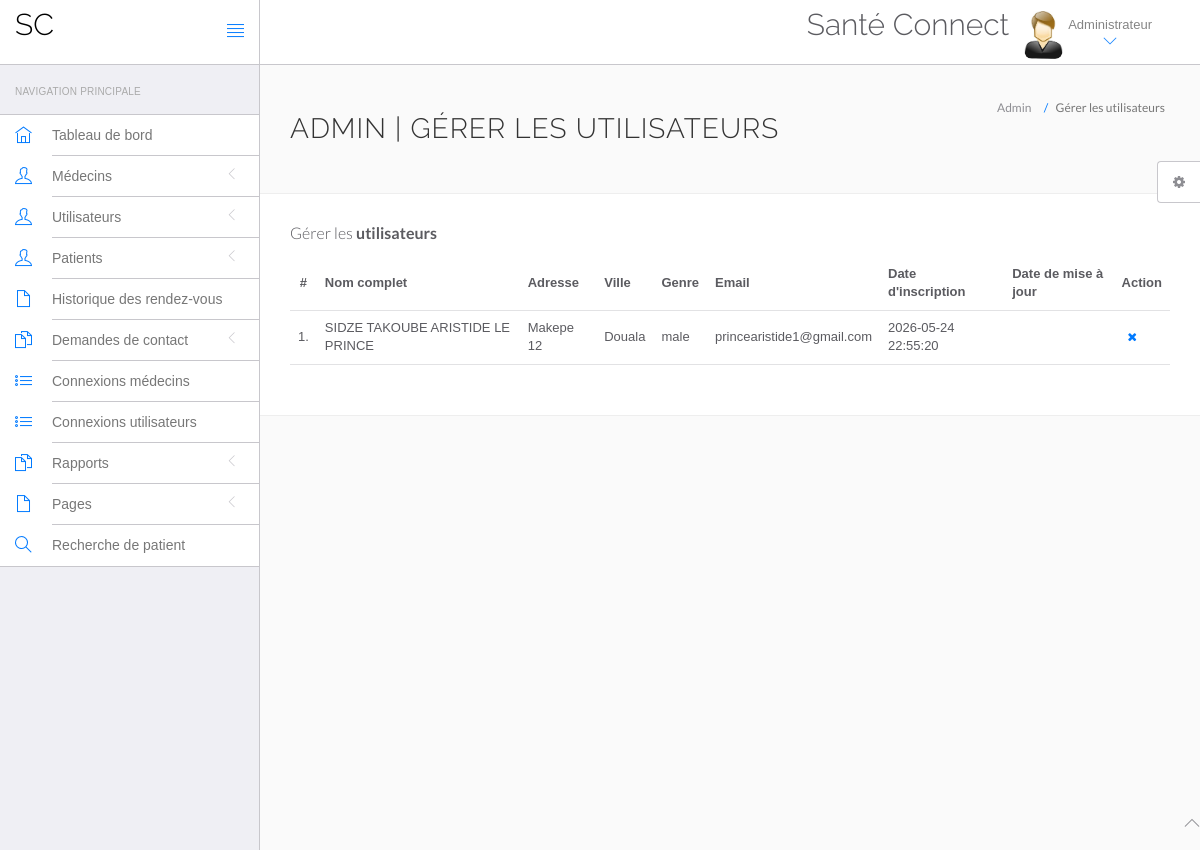
The page /hms/admin/manage-users.php (signed in) on the database its author committed.
### tables this page shows
CREATE TABLE `users` (
  `id` int(11) NOT NULL,
  `fullName` varchar(255) DEFAULT NULL,
  `address` longtext DEFAULT NULL,
  `city` varchar(255) DEFAULT NULL,
  `gender` varchar(255) DEFAULT NULL,
  `email` varchar(255) DEFAULT NULL,
  `password` varchar(255) DEFAULT NULL,
  `regDate` timestamp NULL DEFAULT current_timestamp(),
  `updationDate` timestamp NULL DEFAULT NULL ON UPDATE current_timestamp()
);

### hms/admin/manage-users.php (the view, shortened to what this page needs)
<?php
include('include/config.php');
if(strlen($_SESSION['id']==0)) {
 header('location:logout.php');
  } else{
?>
<!DOCTYPE html>
<html lang="fr">
    <head>
        <link rel="stylesheet" href="vendor/bootstrap/css/bootstrap.min.css">
        <link rel="stylesheet" href="vendor/fontawesome/css/font-awesome.min.css">
        <link rel="stylesheet" href="vendor/themify-icons/themify-icons.min.css">
        <link href="vendor/animate.css/animate.min.css" rel="stylesheet" media="screen">
        <link href="vendor/perfect-scrollbar/perfect-scrollbar.min.css" rel="stylesheet" media="screen">
        <link href="vendor/switchery/switchery.min.css" rel="stylesheet" media="screen">
        <link href="vendor/bootstrap-touchspin/jquery.bootstrap-touchspin.min.css" rel="stylesheet" media="screen">
        <link href="vendor/select2/select2.min.css" rel="stylesheet" media="screen">
        <link href="vendor/bootstrap-datepicker/bootstrap-datepicker3.standalone.min.css" rel="stylesheet" media="screen">
        <link href="vendor/bootstrap-timepicker/bootstrap-timepicker.min.css" rel="stylesheet" media="screen">
        <link rel="stylesheet" href="assets/css/styles.css">
        <link rel="stylesheet" href="assets/css/plugins.css">
        <link rel="stylesheet" href="assets/css/themes/theme-1.css" id="skin_color" />
    </head>
    <body>
        <div id="app">
<?php include('include/sidebar.php');?>
            <div class="app-content">
                        <?php include('include/header.php');?>
                <div class="main-content" >
                    <div class="wrap-content container" id="container">
                        <section id="page-title">
                            <div class="row">
                                <div class="col-sm-8">
                                    <h1 class="mainTitle">Admin | Gérer les utilisateurs</h1>
                                                                                    </div>
                                <ol class="breadcrumb">
                                    <li>
                                        <span>Admin</span>
                                    </li>
                                    <li class="active">
                                        <span>Gérer les utilisateurs</span>
                                    </li>
                                </ol>
                            </div>
                        </section>
                        <div class="container-fluid container-fullw bg-white">
                                    <div class="row">
                                <div class="col-md-12">
                                    <h5 class="over-title margin-bottom-15">Gérer les <span class="text-bold">utilisateurs</span></h5>
                                    <table class="table table-hover" id="sample-table-1">
                                        <thead>
                                            <tr>
                                                <th class="center">#</th>
                                                <th>Nom complet</th>
                                                <th class="hidden-xs">Adresse</th>
                                                <th>Ville</th>
                                                <th>Genre</th>
                                                <th>Email</th>
                                                <th>Date d'inscription</th>
                                                <th>Date de mise à jour</th>
                                                <th>Action</th>
                                            </tr>
                                        </thead>
                                        <tbody>
<?php
$sql=mysqli_query($con,"select * from users");
$cnt=1;
while($row=mysqli_fetch_array($sql))
{
?>
                                            <tr>
                                                <td class="center"><?php echo $cnt;?>.</td>
                                                <td class="hidden-xs"><?php echo $row['fullName'];?></td>
                                                <td><?php echo $row['address'];?></td>
                                                <td><?php echo $row['city'];?></td>
                                                <td><?php echo $row['gender'];?></td>
                                                <td><?php echo $row['email'];?></td>
                                                <td><?php echo $row['regDate'];?></td>
                                                <td><?php echo $row['updationDate'];?></td>
                                                <td>
                                                <div class="visible-md visible-lg hidden-sm hidden-xs">
    <a href="manage-users.php?id=<?php echo $row['id']?>&del=delete" onClick="return confirm('Êtes-vous sûr de vouloir supprimer cet utilisateur ?')" class="btn btn-transparent btn-xs tooltips" tooltip-placement="top" tooltip="Supprimer"><i class="fa fa-times fa fa-white"></i></a>
                                                </div>
                                                </td>
                                            </tr>
                                            <?php
$cnt=$cnt+1;
                                             }?>
                                        </tbody>
                                    </table>
                                </div>
                            </div>
                                </div>
                            </div>
                        </div>
                        </div>
                </div>
            <?php include('include/footer.php');?>
            <?php include('include/setting.php');?>
        </body>
</html>
<?php } ?>

### hms/admin/assets/css/themes/theme-1.css (style rules this page uses)
body { background: #FAFAFA; }

### rows shown on the page
users: fullName "SIDZE TAKOUBE ARISTIDE LE PRINCE", address "Makepe 12", city "Douala", gender "male", email "princearistide1@gmail.com", regDate "2026-05-24 22:55:20"
